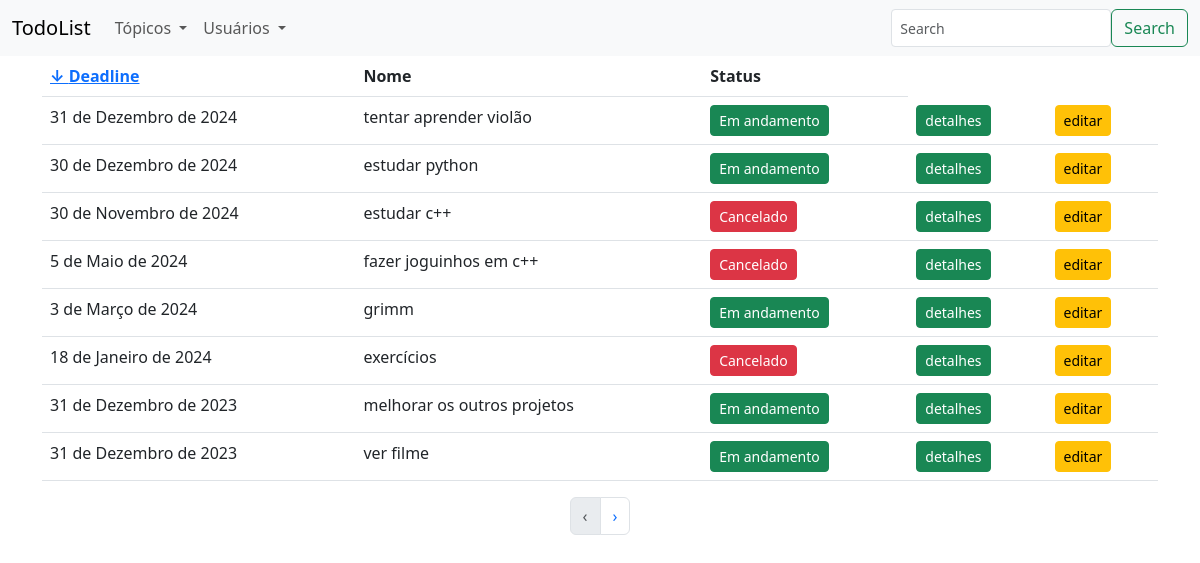
The app's page /todolist/topico/all/ (signed in) with its own data.
### todolist/models.py (models this page shows, shortened)
class Topico(models.Model):
    name = models.CharField(max_length = 255)
    description = models.TextField()
    deadline = models.DateField(default = timezone.now)
    start = models.DateField(auto_now_add = True)
    updatedAt = models.DateField(auto_now = True)
    user = models.ForeignKey(User, on_delete = models.CASCADE)
    status_choices = [
        ("completed", "completed"),
        ("ongoing", "ongoing"),
        ("canceled", "canceled")
    ]
    status = models.CharField(choices=status_choices, default="ongoing", max_length=50)

### todolist/topicos_views.py (the view)
# urls.py: path('all/', topicos_views.all, name = 'topico.all'),
@login_required(login_url = '/todolist/login/')
@require_http_methods(['GET'])
def all(request):
    MAX_ITEMS_PER_PAGE = 8
    page = int(request.GET.get('page', 1))
    asc = int(request.GET.get('asc', 1))
    pk = request.user.pk
    order_by = '-deadline' if asc else 'deadline'
    URL_PREVIOUS_PARAMS = {
        'asc': asc,
        'page': page - 1
    }
    URL_PREVIOUS = f"{reverse('topico.all')}?{urlencode(URL_PREVIOUS_PARAMS)}" if page > 1 else None
    URL_NEXT_PARAMS = {
        'asc': asc,
        'page': page + 1
    }
    URL_NEXT = f"{reverse('topico.all')}?{urlencode(URL_NEXT_PARAMS)}"
    lo = (page - 1) * MAX_ITEMS_PER_PAGE
    hi = lo + MAX_ITEMS_PER_PAGE
    topicos = Topico.objects.filter(Q(user_id = pk) & Q(deadline__gte = date.today().__str__())).order_by(order_by)
    total_pages = topicos.count()
    URL_NEXT = URL_NEXT if hi < total_pages else None
    topicos = topicos[lo : hi]
    params = {
        'topicos': topicos,
        'active': True,
        'asc': asc,
        'URL_PREVIOUS': URL_PREVIOUS,
        'URL_NEXT': URL_NEXT
    }
    return render(request, 'topico/topicos.html', params)

### todolist/templates/topico/topicos.html (shortened to what this page needs)
{% extends "base.html" %}
{% load static %}
{% block 'main' %}
    <div class = "container">
        <table class = "table">
            <thead>
                <tr>
                    <th>
                        <a href = "{% url 'topico.all' %}?asc={% if asc == 0 %} 1 {% else %} 0 {% endif %}">
                        {% if asc == 0 %}
                        &uarr;
                        {% else %}
                        &darr;
                        {% endif %}
                        Deadline
                    </th>
                    <th>Nome</th>
                    <th>Status</th>
                </tr>
            </thead>
            <tbody>
                {% for topico in topicos %}
                    <tr>
                        <td>{{topico.deadline}}</td>
                        <td>{{topico.name}}</td>
                        {% if topico.status == 'completed' %}
                        <td><a href = "#" class = "btn btn-sm btn-primary">Completado</a></td>
                        {% elif topico.status == 'ongoing'%}
                        <td><a href = "#" class = "btn btn-sm btn-success">Em andamento</a></td>
                        {% else %}
                        <td><a href = "#" class = "btn btn-sm btn-danger">Cancelado</a></td>
                        {% endif %}
                        <td><a href = "{% url 'topico.details' topico.pk %}" class = "btn btn-sm btn-success">detalhes</a></td>
                        <td><a href = "{% url 'topico.edit' topico.pk %}" class = "btn btn-sm btn-warning">editar</a></td>
                    </tr>
                {% endfor %}
            </tbody>
        </table>
    </div>
    <nav>
        <ul class = "pagination justify-content-center">
            {% if URL_PREVIOUS %}
                <li class="page-item">
                    <a class="page-link" href="{{URL_PREVIOUS}}">&lsaquo;</a>
                </li>
            {% else %}
                <li class="page-item disabled">
                    <a class="page-link" href="#" tabindex="-1">&lsaquo;</a>
                </li>
            {% endif %}
            {% if URL_NEXT %}
                <li class="page-item">
                    <a class="page-link" href="{{URL_NEXT}}">&rsaquo;</a>
                </li>
            {% else %}
                <li class="page-item disabled">
                    <a class="page-link" href="#" tabindex="-1">&rsaquo;</a>
                </li>
            {% endif %}
        </ul>
    </nav>
{% endblock %}

### records on screen
Topico: deadline "31 de Dezembro de 2024", name "tentar aprender violão", status "Em andamento"
Topico: deadline "30 de Dezembro de 2024", name "estudar python", status "Em andamento"
Topico: deadline "30 de Novembro de 2024", name "estudar c++", status "Cancelado"
Topico: deadline "5 de Maio de 2024", name "fazer joguinhos em c++", status "Cancelado"
Topico: deadline "3 de Março de 2024", name "grimm", status "Em andamento"
Topico: deadline "18 de Janeiro de 2024", name "exercícios", status "Cancelado"
Topico: deadline "31 de Dezembro de 2023", name "melhorar os outros projetos", status "Em andamento"
Topico: deadline "31 de Dezembro de 2023", name "ver filme", status "Em andamento"
